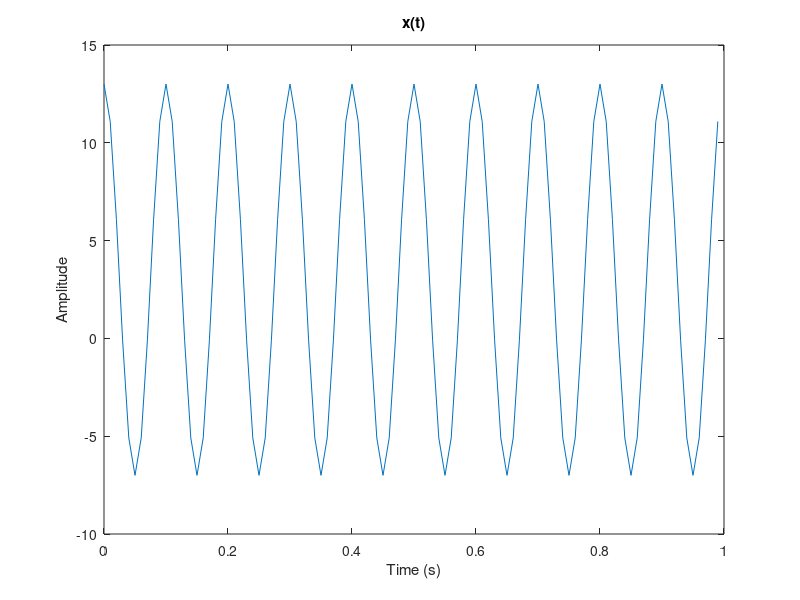
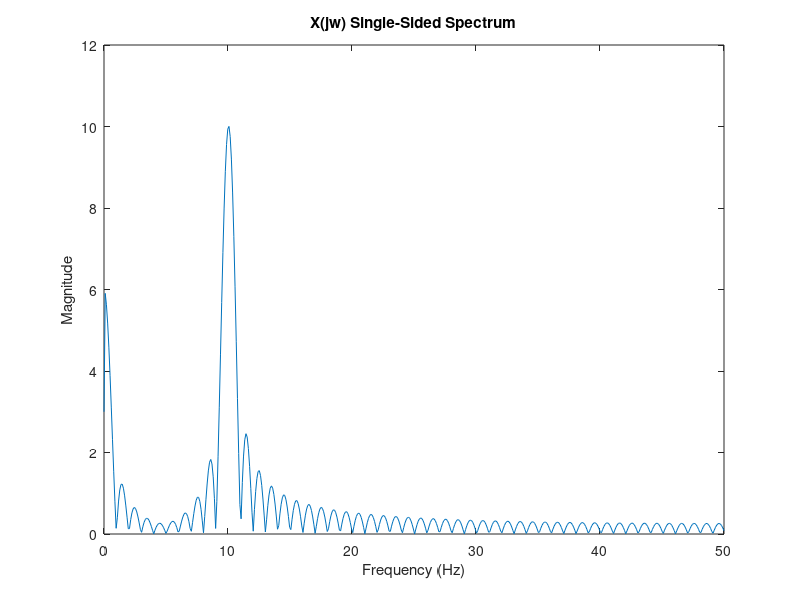
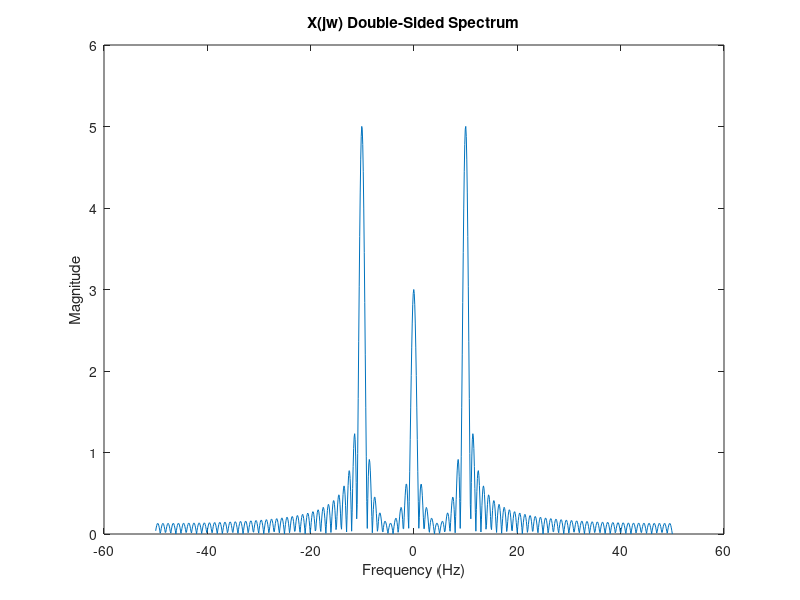
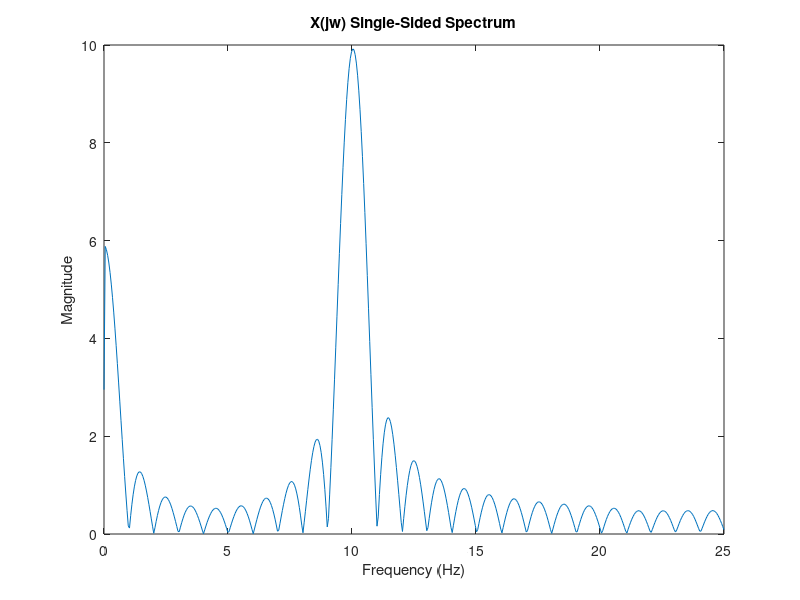

These figures' MATLAB source, in order:
%% FFT magnitude notes

close all
clear 
clc

%% create sinusoid 
% DC component = 3
% magnitude 10 @ f = 10 Hz

fs = 100;
Ts = 1/fs;
n = 0:1*fs-1;
t = n*Ts;
x = 3 + 10*cos(2*pi*10*t);

figure('Color',[1 1 1]);
h = plot(t,x);
title('x(t)');
ylabel('Amplitude');
xlabel('Time (s)');

%% plot single sided spectrum 
% Expected magnitudes:
% * 10 @ f = 10 Hz
% * 3 @ f = 0 Hz

N = 2^10;
X1 = fft(x,N);  
X1 = X1/length(x);              % normalize by dividing by length of input signal
X1 = X1(1:end/2);               % single-sided
X1(2:end) = 2*X1(2:end);        % fix halved magnitude (exclude DC)
f1 = linspace(0,fs/2,N/2);
figure('Color',[1 1 1]);
h = plot(f1,abs(X1));           % Plot magnitude
title('X(jw) Single-Sided Spectrum');
xlabel('Frequency (Hz)');
ylabel('Magnitude');

%% plot double sided spectrum 
% Expected magnitudes:
% * 5 @ f = 10 Hz
% * 5 @ f = -10 Hz
% * 3 @ f = 0 Hz

N = 2^10;
X2 = fft(x,N);  
X2 = X2/length(x);                % normalize by dividing by length of input signal
X2 = [X2(N/2+2:end) X2(1:N/2+1)]; % split data in the middle, then flip each section
f2 = linspace(-fs/2,fs/2,N);      % update linspace to include negative frequencies
figure('Color',[1 1 1]);
h = plot(f2,abs(X2));             % Plot magnitude
title('X(jw) Double-Sided Spectrum');
xlabel('Frequency (Hz)');
ylabel('Magnitude');

%% plot single sided spectrum With Decimation 
% Same method. 
% Expected magnitudes:
% * 10 @ f = 10 Hz
% * 3 @ f = 0 Hz

x = decimate(x,2);
fs = fix(fs/2);

N = 2^10;
X1 = fft(x,N);  
X1 = X1/length(x);              % normalize by dividing by length of input signal
X1 = X1(1:end/2);               % single-sided
X1(2:end) = 2*X1(2:end);        % fix halved magnitude (exclude DC)
f1 = linspace(0,fs/2,N/2);
figure('Color',[1 1 1]);
h = plot(f1,abs(X1));           % Plot magnitude
title('X(jw) Single-Sided Spectrum');
xlabel('Frequency (Hz)');
ylabel('Magnitude');
